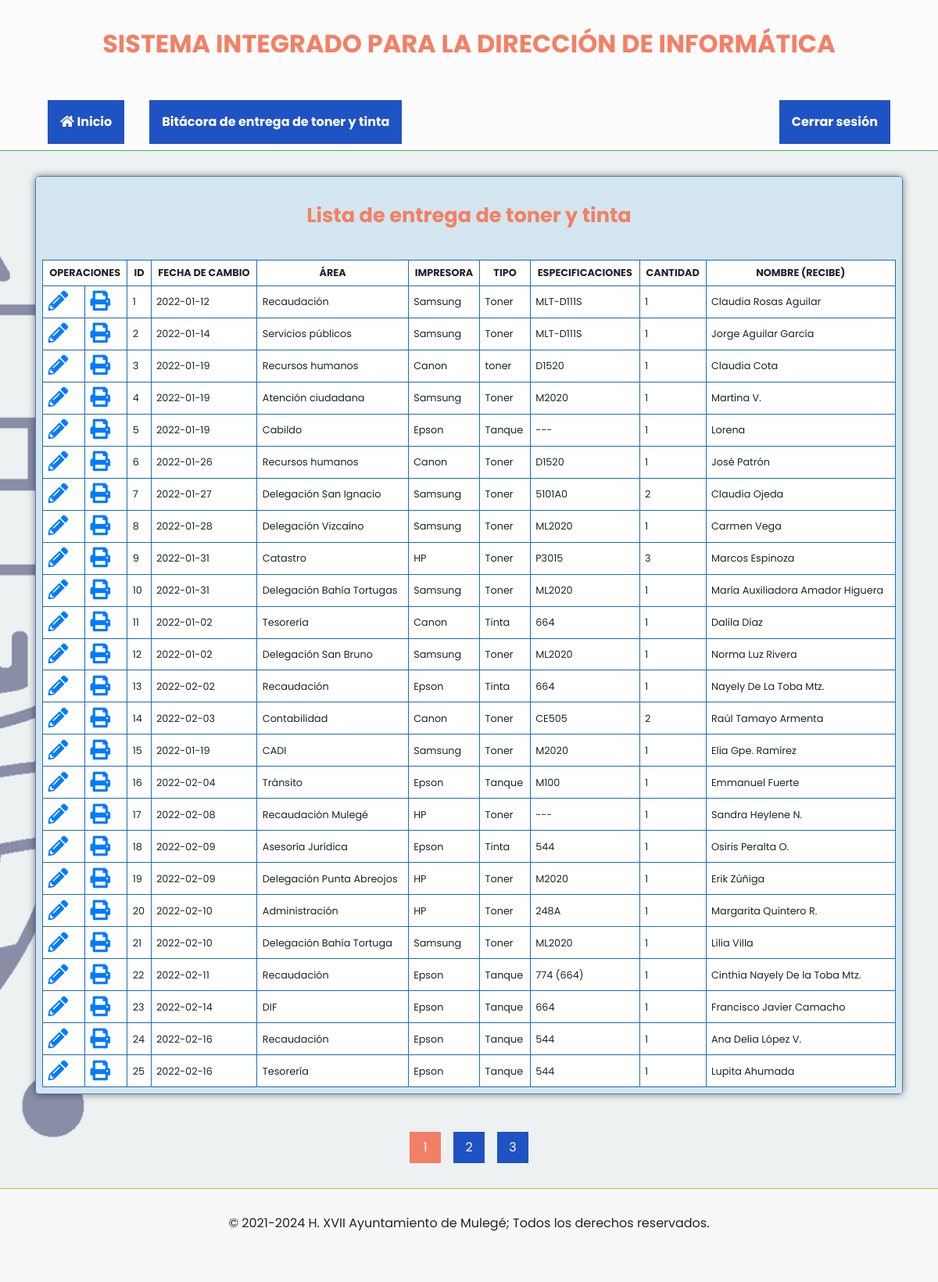
The page /lista_entrega_toner_tinta (signed in) on the database its author committed.
### tables this page shows
CREATE TABLE `bitacora_entrega_tinta_toner` (
  `id` int(11) NOT NULL,
  `fecha_cambio` date NOT NULL,
  `area` varchar(40) NOT NULL,
  `impresora` varchar(40) NOT NULL,
  `tipo` varchar(20) NOT NULL,
  `especificaciones` varchar(20) NOT NULL,
  `cantidad` int(4) NOT NULL,
  `recibe` varchar(80) NOT NULL
);

### connect.php (called while the page is built, shortened)
<?php
$pag = 1;
?>

### lib/class_entrega_toner_tinta.php (called while the page is built, shortened)
<?php
class entrega_toner_tinta {
  function listaTonerTinta($connect, $pag, $noReg) {
    $sql = "SELECT * FROM bitacora_entrega_tinta_toner ORDER BY id ASC LIMIT ".($pag-1)*$noReg.",$noReg";
    $query = mysqli_query($connect, $sql);
    while ($row = mysqli_fetch_array($query)) {
      $tt[] = array(
        'id' => $row['id'],
        'fecha_cambio' => $row['fecha_cambio'],
        'area' => $row['area'],
        'impresora' => $row['impresora'],
        'tipo' => $row['tipo'],
        'especificaciones' => $row['especificaciones'],
        'cantidad' => $row['cantidad'],
        'recibe' => $row['recibe']
      );
    }
    if (isset($tt)) { return $tt; }
    else { return false; }
  }
}
?>

### lista_entrega_toner_tinta.php (the view, shortened to what this page needs)
<?php
require_once 'lib/class_entrega_toner_tinta.php';
require_once 'lib/class_paginador.php';
$entrega_toner_tinta = new entrega_toner_tinta;
if (isset($_POST['accion'])) {
  $lista_reportes = $reportes_mantenimiento -> listaReportesMantenimientoBuscar($connect, $_POST['reporte'], $_POST['fecha_ingreso'], $_POST['area_trabajo'], $_POST['unidad'], $pag, $noReg);
}
else {
  $lista_entrega = $entrega_toner_tinta -> listaTonerTinta($connect, $pag, $noReg);
}
include_once 'header.php';
include_once 'menu.php';
?>
<main class="container">
  <section class="row justify-content-center">
    <div class="col-12 centrar-contenedor">
      <div class="contenedor">
        <div class="titulo-contenedor">
          <h2>Lista de entrega de toner y tinta</h2>
        </div>
        <div class="contenido-contenedor">
          <table width="100%" style="font-size: .8rem;">
            <tr>
              <th colspan="2">OPERACIONES</th>
              <th>ID</th>
              <th>FECHA DE CAMBIO</th>
              <th>ÁREA</th>
              <th>IMPRESORA</th>
              <th>TIPO</th>
              <th>ESPECIFICACIONES</th>
              <th>CANTIDAD</th>
              <th>NOMBRE (RECIBE)</th>
            </tr>
            <?php if (isset($lista_entrega)): ?>
              <?php foreach ($lista_entrega as $entrega): ?>
                <tr>
                  <td> <a href="/editar_reporte_mantenimiento/<?php echo $entrega['id']; ?>" title="Modificar reporte"> <span class="fas fa-2x fa-pencil-alt"></span> </a> </td>
                  <td> <a href="/imprimir_reporte_mantenimiento/<?php echo $entrega['id']; ?>" title="Imprimir reporte" target="_blank"> <span class="fas fa-2x fa-print"></span> </a> </td>
                  <td><?php echo $entrega['id']; ?></td>
                  <td><?php echo $entrega['fecha_cambio']; ?></td>
                  <td><?php echo $entrega['area']; ?></td>
                  <td><?php echo $entrega['impresora']; ?></td>
                  <td><?php echo $entrega['tipo']; ?></td>
                  <td><?php echo $entrega['especificaciones']; ?></td>
                  <td><?php echo $entrega['cantidad']; ?></td>
                  <td><?php echo $entrega['recibe']; ?></td>
                </tr>
              <?php endforeach; ?>
              <?php else: ?>
                <tr>
                  <td colspan="12">No hay reportes para mostrar.</td>
                </tr>
            <?php endif; ?>
          </table>
        </div>
      </div>
    </div>
  </section>
  <div class="row">
    <div class="col-12">
      <ul class="paginador">
      </ul>
    </div>
  </div>
</main>
<?php
include_once 'footer.php';
?>

### css/style.css (style rules this page uses)
* { font-family: 'Poppins', sans-serif; box-sizing: border-box; margin: 0; padding: 0; }
html, body { font-size: 16px; margin: 0; padding: 0; }
body { background: url('../img/bg4.png') no-repeat fixed center / cover; }
h1, h2, h3 { font-weight: bold; text-align: center; color: #f38065; }
h2 { font-size: 1.6rem; margin: 1em 0; }
table, th, td { border: 1px solid #226ab3; background-color: rgba(255, 255, 255, 1); }
table { margin: 0; }
th, td { padding: .5em; }
th { text-align: center; }
main { z-index: 0; overflow: hidden; min-height: 70vh; }
.contenedor { overflow: hidden; width: 100%; margin: 2rem auto; padding: 0; border: 1px solid #567abc; border-radius: 5px; box-shadow: 0 0 10px rgba(0, 0, 0, .5); }
.titulo-contenedor { line-height: 1.5em; width: 100%; min-height: 1.5em; padding: .5em; background: #d3e6ef; }
.contenido-contenedor { width: 100%; padding: .5em; background-color: #d3e6ef; }
.centrar-contenedor { display: flex; min-height: 70vh; align-items: center; justify-content: center; }
.paginador { padding: 1em; list-style: none; text-align: center; }

### rows shown on the page
bitacora_entrega_tinta_toner: id "1", fecha_cambio "2022-01-12", area "Recaudación", impresora "Samsung", tipo "Toner", especificaciones "MLT-D111S", cantidad "1", recibe "Claudia Rosas Aguilar"
bitacora_entrega_tinta_toner: id "2", fecha_cambio "2022-01-14", area "Servicios públicos", impresora "Samsung", tipo "Toner", especificaciones "MLT-D111S", cantidad "1", recibe "Jorge Aguilar García"
bitacora_entrega_tinta_toner: id "3", fecha_cambio "2022-01-19", area "Recursos humanos", impresora "Canon", tipo "toner", especificaciones "D1520", cantidad "1", recibe "Claudia Cota"
bitacora_entrega_tinta_toner: id "4", fecha_cambio "2022-01-19", area "Atención ciudadana", impresora "Samsung", tipo "Toner", especificaciones "M2020", cantidad "1", recibe "Martina V."
bitacora_entrega_tinta_toner: id "5", fecha_cambio "2022-01-19", area "Cabildo", impresora "Epson", tipo "Tanque", especificaciones "---", cantidad "1", recibe "Lorena"
bitacora_entrega_tinta_toner: id "6", fecha_cambio "2022-01-26", area "Recursos humanos", impresora "Canon", tipo "Toner", especificaciones "D1520", cantidad "1", recibe "José Patrón"
bitacora_entrega_tinta_toner: id "7", fecha_cambio "2022-01-27", area "Delegación San Ignacio", impresora "Samsung", tipo "Toner", especificaciones "5101A0", cantidad "2", recibe "Claudia Ojeda"
bitacora_entrega_tinta_toner: id "8", fecha_cambio "2022-01-28", area "Delegación Vizcaíno", impresora "Samsung", tipo "Toner", especificaciones "ML2020", cantidad "1", recibe "Carmen Vega"
bitacora_entrega_tinta_toner: id "9", fecha_cambio "2022-01-31", area "Catastro", impresora "HP", tipo "Toner", especificaciones "P3015", cantidad "3", recibe "Marcos Espinoza"
bitacora_entrega_tinta_toner: id "10", fecha_cambio "2022-01-31", area "Delegación Bahía Tortugas", impresora "Samsung", tipo "Toner", especificaciones "ML2020", cantidad "1", recibe "María Auxiliadora Amador Higuera"
bitacora_entrega_tinta_toner: id "11", fecha_cambio "2022-01-02", area "Tesorería", impresora "Canon", tipo "Tinta", especificaciones "664", cantidad "1", recibe "Dalila Díaz"
bitacora_entrega_tinta_toner: id "12", fecha_cambio "2022-01-02", area "Delegación San Bruno", impresora "Samsung", tipo "Toner", especificaciones "ML2020", cantidad "1", recibe "Norma Luz Rivera"
bitacora_entrega_tinta_toner: id "13", fecha_cambio "2022-02-02", area "Recaudación", impresora "Epson", tipo "Tinta", especificaciones "664", cantidad "1", recibe "Nayely De La Toba Mtz."
bitacora_entrega_tinta_toner: id "14", fecha_cambio "2022-02-03", area "Contabilidad", impresora "Canon", tipo "Toner", especificaciones "CE505", cantidad "2", recibe "Raúl Tamayo Armenta"
bitacora_entrega_tinta_toner: id "15", fecha_cambio "2022-01-19", area "CADI", impresora "Samsung", tipo "Toner", especificaciones "M2020", cantidad "1", recibe "Elia Gpe. Ramírez"
bitacora_entrega_tinta_toner: id "16", fecha_cambio "2022-02-04", area "Tránsito", impresora "Epson", tipo "Tanque", especificaciones "M100", cantidad "1", recibe "Emmanuel Fuerte"
bitacora_entrega_tinta_toner: id "17", fecha_cambio "2022-02-08", area "Recaudación Mulegé", impresora "HP", tipo "Toner", especificaciones "---", cantidad "1", recibe "Sandra Heylene N."
bitacora_entrega_tinta_toner: id "18", fecha_cambio "2022-02-09", area "Asesoría Jurídica", impresora "Epson", tipo "Tinta", especificaciones "544", cantidad "1", recibe "Osiris Peralta O."
bitacora_entrega_tinta_toner: id "19", fecha_cambio "2022-02-09", area "Delegación Punta Abreojos", impresora "HP", tipo "Toner", especificaciones "M2020", cantidad "1", recibe "Erik Zúñiga"
bitacora_entrega_tinta_toner: id "20", fecha_cambio "2022-02-10", area "Administración", impresora "HP", tipo "Toner", especificaciones "248A", cantidad "1", recibe "Margarita Quintero R."
bitacora_entrega_tinta_toner: id "21", fecha_cambio "2022-02-10", area "Delegación Bahía Tortuga", impresora "Samsung", tipo "Toner", especificaciones "ML2020", cantidad "1", recibe "Lilia Villa"
bitacora_entrega_tinta_toner: id "22", fecha_cambio "2022-02-11", area "Recaudación", impresora "Epson", tipo "Tanque", especificaciones "774 (664)", cantidad "1", recibe "Cinthia Nayely De la Toba Mtz."
bitacora_entrega_tinta_toner: id "23", fecha_cambio "2022-02-14", area "DIF", impresora "Epson", tipo "Tanque", especificaciones "664", cantidad "1", recibe "Francisco Javier Camacho"
bitacora_entrega_tinta_toner: id "24", fecha_cambio "2022-02-16", area "Recaudación", impresora "Epson", tipo "Tanque", especificaciones "544", cantidad "1", recibe "Ana Delia López V."
bitacora_entrega_tinta_toner: id "25", fecha_cambio "2022-02-16", area "Tesorería", impresora "Epson", tipo "Tanque", especificaciones "544", cantidad "1", recibe "Lupita Ahumada"
